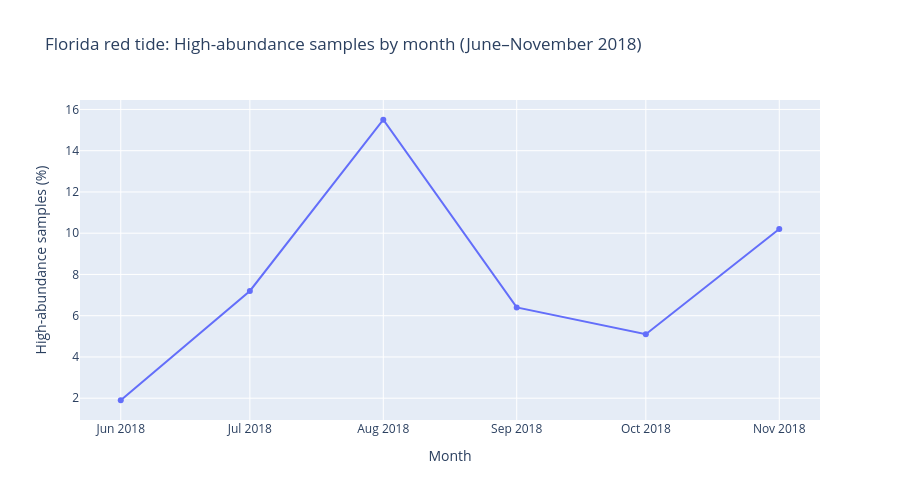

Write notebook code for a chart like this one.
### Markdown cell above
**Which two chart types will you use, and what part of the question should each make easier to answer? Specify the time, location, and quantitative encodings.**

**Figure 1 — line chart:** Month (June–November 2018) on x, percentage of Florida samples classified High on y; hover gives High count and total sample count. This highlights *when* the reported High category was most common among samples across the state. **Figure 2 — animated geographic point map:** Latitude and longitude locate each sample, dot color is High versus Other, monthly frames give time, and hover reports sampling site, date, abundance category, and concentration in **cells/L**. This highlights *where* the samples came from. The line aggregates all observations; the map shows the original records, so busy/coincident dots can overlap.

### Code cell
# Figure 1 — a monthly rate among sampled observations (not a map of affected water)
fig1 = px.line(
    monthly_summary,
    x="month", y="high_percentage", markers=True,
    title="Florida red tide: High-abundance samples by month (June–November 2018)",
    labels={"month": "Month", "high_percentage": "High-abundance samples (%)"},
    hover_data={"high_samples": True, "total_samples": True}
)
fig1.update_layout(width=900, height=500)
fig1.write_html("figures/florida_red_tide_monthly.html", include_plotlyjs=True)
fig1.show()

### Figure 1 — Plotly figure (JSON) as saved in the notebook; plotly's stock layout.template omitted (floating-point values rounded to 4 significant figures)
{"data": [{"customdata": [[19, 991], [62, 865], [191, 1236], [76, 1196], [95, 1855], [117, 1149]], "hovertemplate": "Month=%{x}<br>High-abundance samples (%)=%{y}<br>high_samples=%{customdata[0]}<br>total_samples=%{customdata[1]}<extra></extra>", "legendgroup": "", "line": {"color": "#636efa", "dash": "solid"}, "marker": {"symbol": "circle"}, "mode": "lines+markers", "name": "", "orientation": "v", "showlegend": false, "type": "scatter", "x": ["2018-06", "2018-07", "2018-08", "2018-09", "2018-10", "2018-11"], "xaxis": "x", "y": [1.9, 7.2, 15.5, 6.4, 5.1, 10.2], "yaxis": "y"}], "layout": {"height": 500, "legend": {"tracegroupgap": 0}, "title": {"text": "Florida red tide: High-abundance samples by month (June–November 2018)"}, "width": 900, "xaxis": {"anchor": "y", "domain": [0, 1], "title": {"text": "Month"}}, "yaxis": {"anchor": "x", "domain": [0, 1], "title": {"text": "High-abundance samples (%)"}}}}
